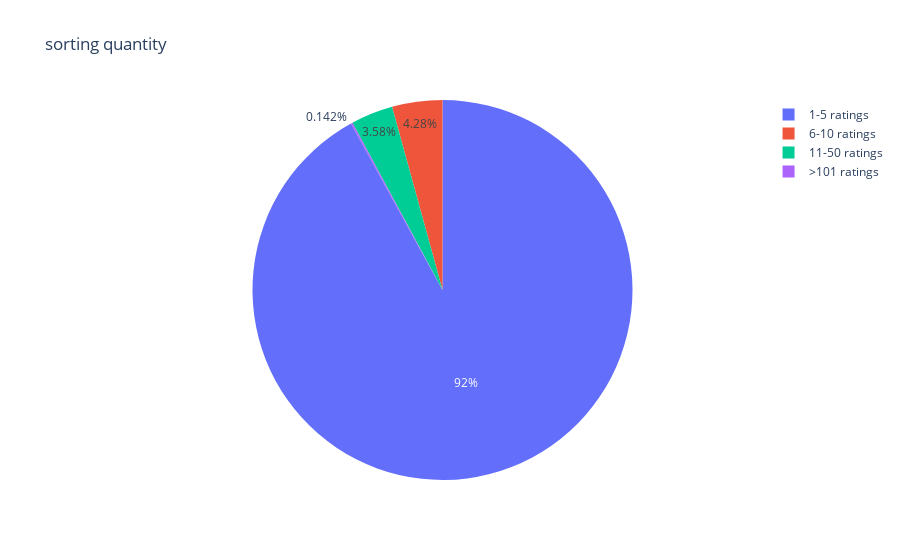

Notebook cell for this chart:
### Code cell
px.pie(
    data_frame= pizza,
    names= 'index', 
    values = 'quantity',
    title= 'sorting quantity'
)

### Figure 1 — Plotly figure (JSON) as saved in the notebook; plotly's stock layout.template omitted (floating-point values rounded to 4 significant figures)
{"data": [{"domain": {"x": [0, 1], "y": [0, 1]}, "hovertemplate": "index=%{label}<br>quantity=%{value}<extra></extra>", "labels": ["1-5 ratings", "6-10 ratings", "11-50 ratings", ">101 ratings"], "legendgroup": "", "name": "", "showlegend": true, "type": "pie", "values": [0.92, 0.04278, 0.03579, 0.001416]}], "layout": {"legend": {"tracegroupgap": 0}, "title": {"text": "sorting quantity"}}}
